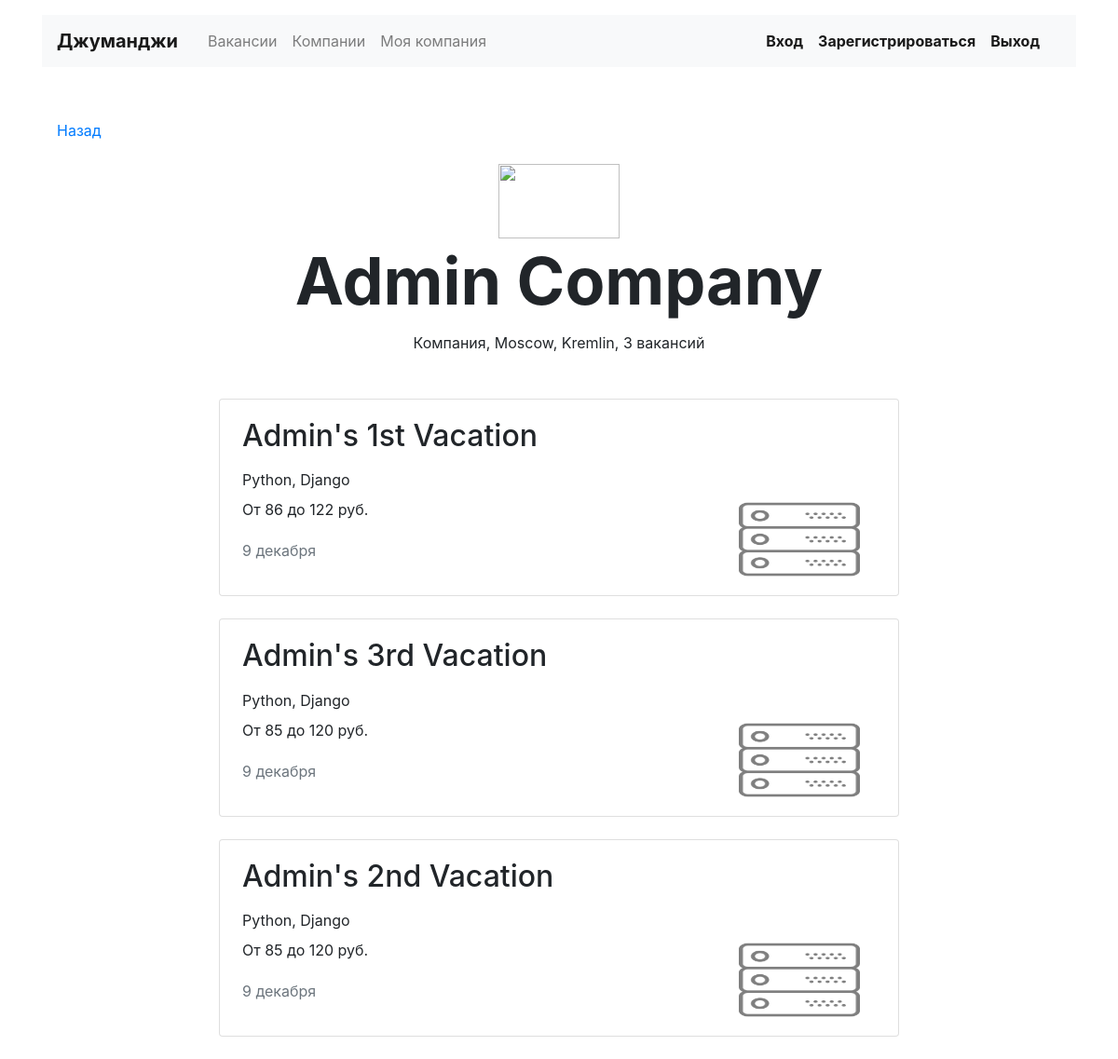
Page /companies/2/ on the committed database.
### vacancy/models.py (models this page shows, shortened)
class Company(models.Model):
    name = models.CharField(max_length=200)
    location = models.CharField(max_length=200)
    logo = models.ImageField(upload_to=MEDIA_COMPANY_IMAGE_DIR, height_field='height_field', width_field='width_field')
    height_field = models.PositiveIntegerField(default=0)
    width_field = models.PositiveIntegerField(default=0)
    description = models.TextField()
    employee_count = models.IntegerField()
    owner = models.OneToOneField(get_user_model(), on_delete=models.CASCADE, null=True, related_name='company')

class Vacancy(models.Model):
    title = models.CharField(max_length=200)
    speciality = models.ForeignKey(Speciality, on_delete=models.CASCADE, related_name="vacancies")
    skills = models.CharField(max_length=200)
    description = models.TextField()
    salary_min = models.IntegerField()
    salary_max = models.IntegerField()
    published_at = models.DateField(auto_now_add=True)
    company = models.ForeignKey(Company, on_delete=models.CASCADE, related_name='vacancies')

class Speciality(models.Model):
    title = models.CharField(max_length=200)
    code = models.CharField(max_length=200)
    height_field = models.PositiveIntegerField(default=0)
    width_field = models.PositiveIntegerField(default=0)

### vacancy/views.py (the view)
# urls.py: path('companies/<int:pk>/', CompanyDetailView.as_view(), name='company'),
class CompanyDetailView(DetailView):
    model = Company
    def get_context_data(self, **kwargs):
        context = super(CompanyDetailView, self).get_context_data(**kwargs)
        context['vacancy_list'] = Vacancy.objects.filter(company__id=self.object.pk)
        return context

### vacancy/templates/vacancy/company_detail.html (shortened to what this page needs)
{% extends "vacancy/base.html" %}
{% load static %}
{% block main %}
  <main class="container mt-3">
    <div class="navbar mt-5">
      <p><a href="{{ request.META.HTTP_REFERER }}">Назад</a></p>
    </div>
    <section>
      <div class="text-center">
        <img src="{% static 'vacancy/'|add:object.logo %}" width="130" height="80" alt="">
      </div>
      <h1 class="h1 text-center mx-auto mt-0 pt-1" style="font-size: 70px;"><strong>{{ object.name }}</strong></h1>
      <p class="text-center pt-1">Компания, {{ object.location }}, {{ object.vacancies.count }} вакансий</p>
      <div class="row mt-5">
        <div class="col-12 col-lg-8 offset-lg-2 m-auto">
        {% for vacancy in vacancy_list %}
          <div class="card mb-4">
            <div class="card-body px-4">
              <div class="row">
                <div class="col-12 col-md-8 col-lg-9">
                  <h2 class="h2 pb-2">{{ vacancy.title }}</h2>
                  <p class="mb-2">{{ vacancy.skills }}</p>
                  <p>От {{ vacancy.salary_min }} до {{ vacancy.salary_max }} руб.</p>
                  <p class="text-muted pt-1">9 декабря</p>
                </div>
                <div class="col-12 col-md-4 col-lg-3 d-flex align-items-end">
                  <img src="{% static 'vacancy/specty_'|add:vacancy.speciality.code|add:'.png' %}" width="130" height="80" alt="">
                </div>
              </div>
            </div>
          </div>
        {% endfor %}
        </div>
      </div>
    </section>
  </main>
{% endblock %}

### rows in the picture
Company: name "Admin Company", location "Moscow, Kremlin", vacancies.count "3"
Vacancy: title "Admin's 1st Vacation", skills "Python, Django", salary_min "86", salary_max "122", speciality.code (picture)
Vacancy: title "Admin's 3rd Vacation", skills "Python, Django", salary_min "85", salary_max "120", speciality.code (picture)
Vacancy: title "Admin's 2nd Vacation", skills "Python, Django", salary_min "85", salary_max "120", speciality.code (picture)
